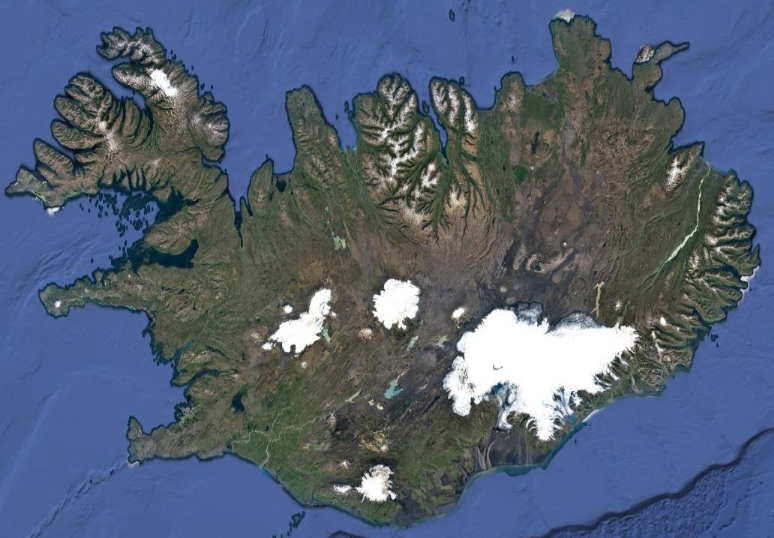
#> input picture img/islandia.png, 774 x 538 px
$ python 2.3_minimapa.py
#> lines starting #> are read from the running program, lines starting #| are printed output that depends on the picture; after the words box and inside, x2 and y2 are one past the last pixel; in counts of white or black regions, pixels touching at a corner belong together
### funcoes.py
import cv2
from matplotlib import numpy

# [17 lines left out: function binariza, not called in this run]


def limites_hsv(b,g,r):
    bgr_color = numpy.uint8([[[b,g,r]]])
    hsv_color = cv2.cvtColor(bgr_color, cv2.COLOR_BGR2HSV)
    h_inf = hsv_color[0][0][0] - 20
    h_sup = hsv_color[0][0][0] + 20
    if h_inf < 0:
        h_inf = 0
    if h_sup > 255:
        h_sup = 255
    hsv_inferior = numpy.array([[[h_inf, 75, 75]]])
    hsv_superior = numpy.array([[[h_sup, 255, 255]]])
    return hsv_inferior, hsv_superior

### 05 - May/03-05-2022/2.3_minimapa.py
import cv2;
from cv2 import FONT_HERSHEY_SIMPLEX

from funcoes import limites_hsv

img_original = cv2.imread("../../img/islandia.png")
#> img_original is the input picture: shape (538, 774, 3); mean B, G, R 117.3, 95.9, 84.3

#área dedicada a encontrar a montanha com neve
img_cinza = cv2.cvtColor(img_original, cv2.COLOR_BGR2GRAY)
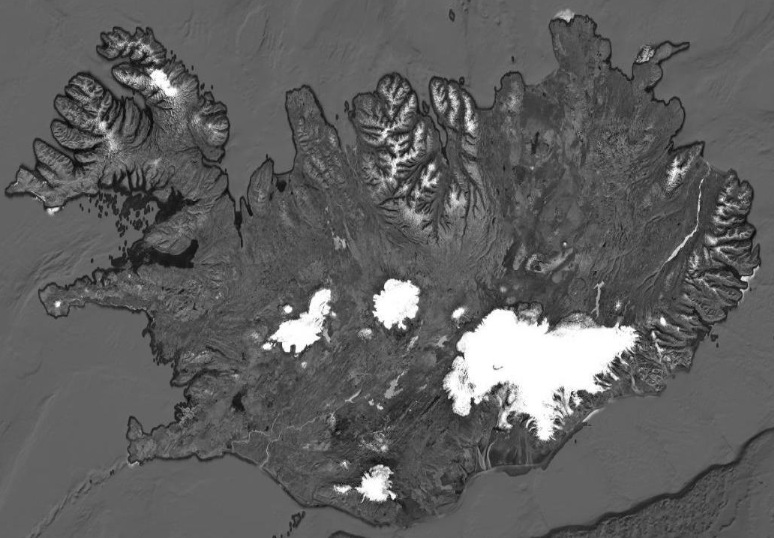
#> img_cinza: shape (538, 774); min 6, max 255, mean 94.9
metodo = cv2.THRESH_BINARY + cv2.THRESH_OTSU
l, img_bin = cv2.threshold(img_cinza, 0, 255, metodo)
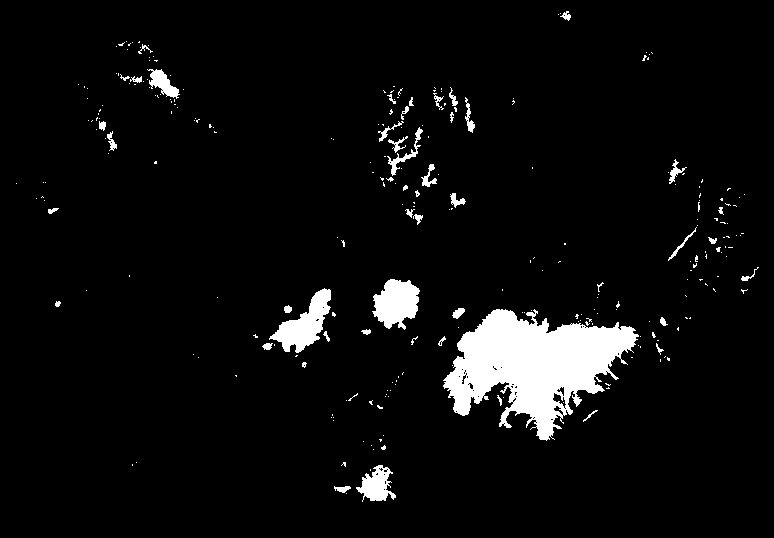
#> img_bin: shape (538, 774); 5.2% white; 274 white regions (227 under 20 px), largest, box (x1, y1, x2, y2) and area: (443, 309, 639, 441) 13531, (269, 288, 331, 353) 1735, (372, 279, 420, 330) 1645
#> l = 160
cv2.imshow("bin", img_bin)

ee = cv2.getStructuringElement(cv2.MORPH_ELLIPSE,(5,5))
img_erodida=cv2.erode(img_bin, ee, iterations=1)
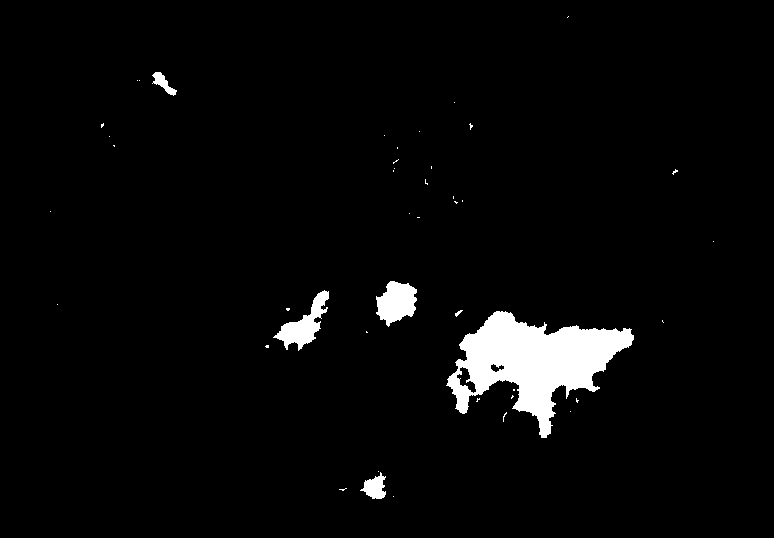
#> img_erodida: shape (538, 774); 3.4% white; 44 white regions (38 under 20 px)
cv2.imshow("bin", img_erodida)
contornos, h = cv2.findContours(img_erodida, cv2.RETR_EXTERNAL,cv2.CHAIN_APPROX_SIMPLE)
#> contornos = 44 contours, 39 with area under 20; largest, box (x1, y1, x2, y2) and area: (446, 311, 634, 438) 10836, (376, 281, 417, 327) 1183, (273, 290, 329, 351) 1116, (360, 472, 386, 499) 356, (152, 72, 177, 96) 200; h = 44 rows, first 6: [1, -1, -1, -1], [2, 0, -1, -1], [3, 1, -1, -1], [4, 2, -1, -1], [5, 3, -1, -1], [6, 4, -1, -1]
area = cv2.contourArea(contornos[0])
#> area = 0
img = cv2.drawContours(img_original, contornos, -1, (190,0,190),2)
cv2.imshow("contornada", img)
area=0.0
for gelo in contornos:
    area += cv2.contourArea(gelo)
#> this loop made 44 passes
#> (gelo, area) on passes 4, 6, 10, 12, 13, 17, 20, 21, 22, 23, 25, 26: ([[378, 471]], 358), ([[570, 411]], 361), ([[513, 389], [513, 390], [514, 390], [514, 389]], 368.5), ([[366, 331], [366, 332], [367, 332]], 374), ([[662, 320], [662, 321], [663, 322], [662, 321]], 374), ([[57, 304]], 11230), ([[713, 241]], 13529.5), ([[417, 217], [419, 217]], 13529.5), ([[409, 213]], 13529.5), ([[50, 211]], 13529.5), ([[462, 200], [462, 201]], 13531.5), ([[453, 196], [453, 198]], 13531.5)
#> area on passes 3, 5, 7, 8, 9, 11: 358, 361, 363.5, 365.5, 367.5, 373.5
#> after the loop, area = 13752
print(area)
#| 13752.0


cv2.putText(img, f"área da montanha em pixels:{area}",(20, 20), FONT_HERSHEY_SIMPLEX, 0.4, (150, 30, 150),1)
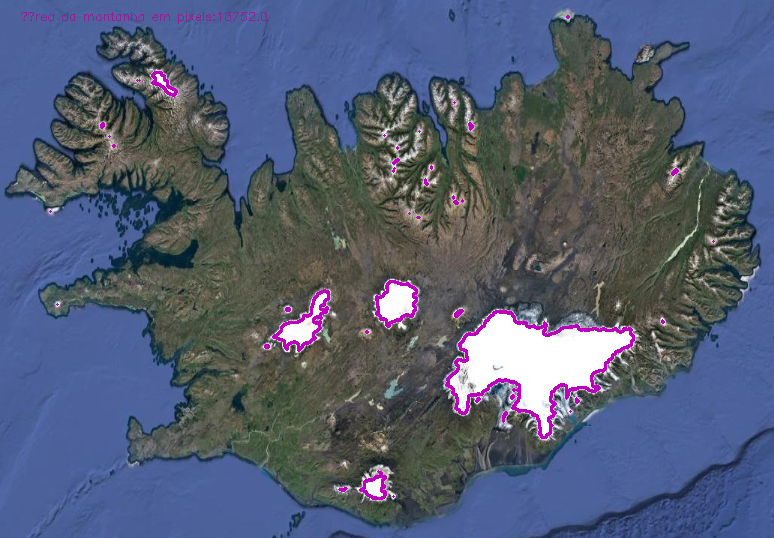
#> img: shape (538, 774, 3); mean B, G, R 116.7, 93.1, 83.9
cv2.imshow("contornada", img)


#área dedicada a encontrar a ilha
img_5x5 = cv2.bilateralFilter(img_original, 10,35, 35)
img_hsv = cv2.cvtColor(img_5x5, cv2.COLOR_BGR2HSV)
#> img_hsv: shape (538, 774, 3); mean H, S, V 78.7, 85.7, 122.2
lim_inf, lim_sup = limites_hsv(154,96,74)
#> (the run stopped early here; a loop or call above may not have finished)

$ run again, with img/arena.png copied over img/islandia.png
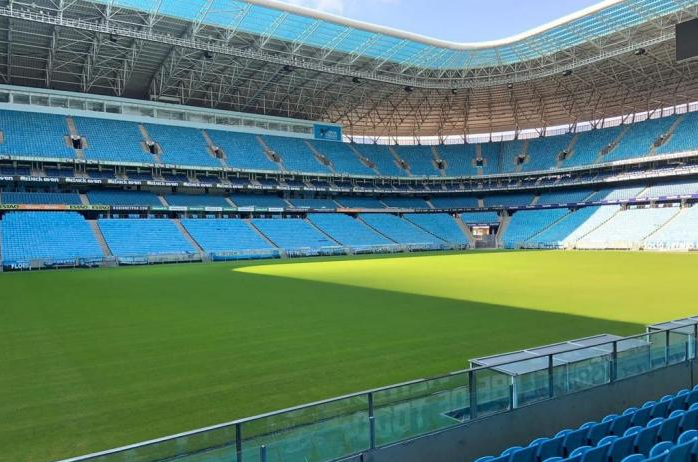
#> input picture img/arena.png, 698 x 462 px
#> img_original is the input picture: shape (462, 698, 3); mean B, G, R 111.3, 124.7, 90.2
#> `l, img_bin = cv2.threshold(img_cinza, 0, 255, metodo)`:
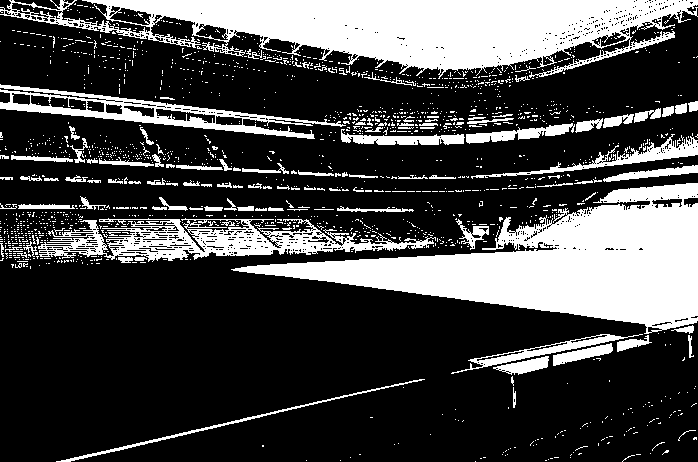
#> img_bin: shape (462, 698); 26.9% white; 1624 white regions (1512 under 20 px), largest, box (x1, y1, x2, y2) and area: (231, 183, 698, 334) 29312, (0, 0, 698, 79) 27617, (38, 218, 436, 262) 7157
#> l = 133
#> img_erodida: shape (462, 698); 15.8% white; 180 white regions (136 under 20 px)
#> contornos = 179 contours, 145 with area under 20; largest, box (x1, y1, x2, y2) and area: (241, 205, 698, 325) 24042, (91, 0, 649, 69) 20263, (606, 185, 698, 201) 718, (0, 103, 295, 135) 576, (616, 147, 698, 163) 270; h = 179 rows, first 6: [1, -1, -1, -1], [2, 0, -1, -1], [3, 1, -1, -1], [4, 2, -1, -1], [5, 3, -1, -1], [6, 4, -1, -1]
#> `area = cv2.contourArea(contornos[0])`: area = 0
#> the loop `for gelo in contornos:` made 179 passes
#> (gelo, area) on passes 10 to 12: ([[128, 259]], 815.5), ([[122, 259], [124, 259]], 815.5), ([[168, 256]], 815.5)
#> after the loop `for gelo in contornos:`: area = 48625.5
#| 48625.5
#> `cv2.putText(img, f"área da montanha em pixels:{area}",(20, 20), FONT_H..`:
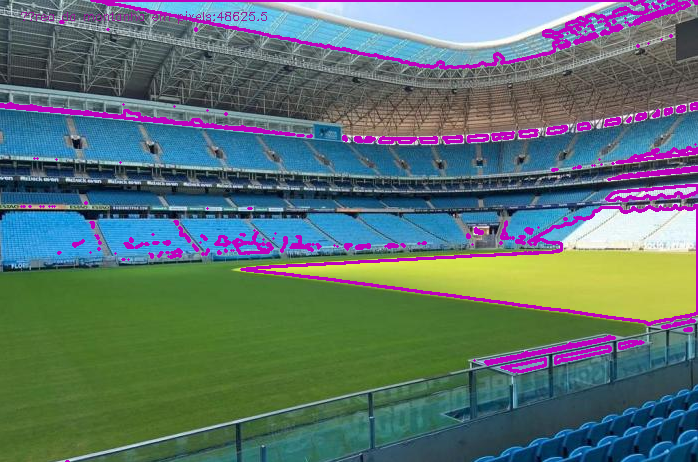
#> img: shape (462, 698, 3); mean B, G, R 111.4, 114.1, 92.1
#> img_hsv: shape (462, 698, 3); mean H, S, V 78.8, 127.1, 136.7
